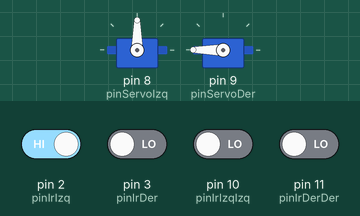
A sketch run on a simulated Arduino Uno, built for the host (arithmetic inside an expression is 32-bit, double 64-bit). On the bench: 2 × servo. Inputs (shaded band) come from the test bench; at power-on: pin 2 (pinIrIzq) HIGH, pin 3 (pinIrDer), pin 10 (pinIrIzqIzq), pin 11 (pinIrDerDer) LOW. An integer division by zero does not stop the program and gives all ones (-1).

Above: at 1.7 s.
1.8 s: pin 2 (pinIrIzq) driven LOW
At 2.8 s:
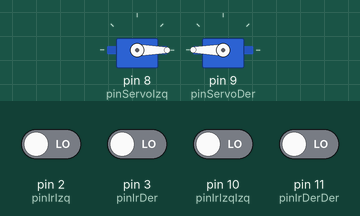
4.8 s: pin 3 (pinIrDer) driven HIGH
6.3 s: pin 3 (pinIrDer) driven LOW
At 7.1 s:
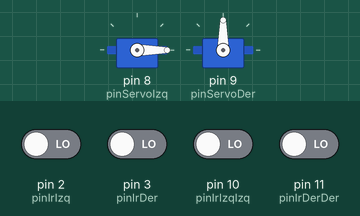
9.3 s: pin 2 (pinIrIzq) driven HIGH
At 10.5 s:
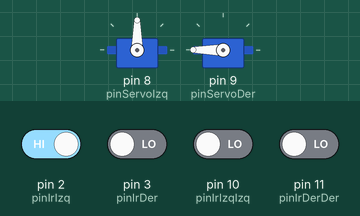
Timing chart, 0 to 11.8 s (numbered marks = the images above; inputs shaded):
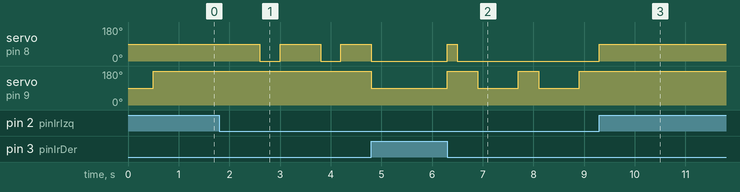

The sketch:

siguelineas.ino
```cpp
#include <Servo.h>

int NO_LINEA = LOW;
int LINEA = HIGH;

int TURN_AROUND_TIME = 1700;
int QUARTER_BACK_TIME = 400;
int EXTRA_FORWARD_TIME = 100;


Servo servoIzq;
Servo servoDer;

int pinIrIzqIzq = 10;
int pinIrIzq = 2;
int pinIrDer = 3;
int pinIrDerDer = 11;

int pinServoDer = 9;
int pinServoIzq = 8;

int irSensorValues[] = {LOW, LOW, LOW, LOW};

unsigned long seed = 12345;    // Semilla inicial
const unsigned long a = 22695477;  // Constante multiplicadora
const unsigned long c = 0; // Incremento
const unsigned long m = 4294967296; // Modulo (2^32)
int bit = ((seed >> 3) ^ (seed >> 5) ^ seed) & 1;
int contador_giros = 0;
int contador_avances = 0;

void setup(){

  pinMode(pinIrDer, INPUT);
  pinMode(pinIrIzq, INPUT);

  servoIzq.attach(pinServoIzq);
  servoDer.attach(pinServoDer);

  stopMotor();

  delay(500);
  forward();

}

void loop(){
  if (contador_avances == 10) {
    resetea_contadores();
  }
  readIRSensor();
  if(irSensorValues[1] == NO_LINEA && digitalRead(pinIrDer) == LINEA){
    servoIzq.write(0);
    servoDer.write(90);
  }
  else if(irSensorValues[1] == LINEA && irSensorValues[2] == NO_LINEA){
    servoIzq.write(90);
    servoDer.write(180);
  }
  else if (irSensorValues[1] == LINEA || irSensorValues[2] == LINEA){
    forwardMotor();
  }
  else{
    if (irSensorValues[0] == LINEA){
        servoIzq.write(90);
        servoDer.write(180);
	delay(EXTRA_FORWARD_TIME);
	forwardMotor(EXTRA_FORWARD_TIME/2);
    }
    else if (irSensorValues[3] == LINEA){
        servoIzq.write(0);
        servoDer.write(90);
	delay(EXTRA_FORWARD_TIME/2);
	forwardMotor(EXTRA_FORWARD_TIME/2);
    }
    else{
      aleatorio();
    }
  }
}

void aleatorio(){
  if (contador_giros == 0) {
    seed = (a * seed + c) % m;
    bit = ((seed >> 3) ^ (seed >> 5) ^ seed) & 1;
    gira_buscando();
  }
  else if (contador_giros == 4) {
    avanza_pasitos();
  }
  else {
    gira_buscando();
  }
}

void avanza_pasitos(){
  if (contador_avances != 10) {
    forwardMotor(40);
    contador_avances++;
  }
}

void resetea_contadores(){
  contador_giros = 0;
  contador_avances = 0;
}

void gira_buscando(){
  if (bit == 0){
    turnLeft();
  }
  else if (bit == 1) {
    turnRight();
  }
  contador_giros++;
}

void readIRSensor(){
  irSensorValues[0] = digitalRead(pinIrIzqIzq);
  irSensorValues[1] = digitalRead(pinIrIzq);
  irSensorValues[2] = digitalRead(pinIrDer);
  irSensorValues[3] = digitalRead(pinIrDerDer);
}

/**
 * Funcion que hace que se mantenga sobre la linea haciendo correciones y si se sale del todo, detiene el motor
 */
void forward(){

  if(digitalRead(pinIrIzq) == NO_LINEA && digitalRead(pinIrDer) == LINEA){
   servoIzq.write(0);
   servoDer.write(90);
//	turnRight();
  }else if(digitalRead(pinIrIzq) == LINEA && digitalRead(pinIrDer) == NO_LINEA){
    servoIzq.write(90);
    servoDer.write(180);
//         turnLeft();
  }else if (digitalRead(pinIrIzq) == LINEA || digitalRead(pinIrDer) == LINEA){
    forwardMotor();
  }
   else if(digitalRead(pinIrIzq) == NO_LINEA && digitalRead(pinIrDer) == NO_LINEA){
    stopMotor();}
}

void stopMotor(){
  servoIzq.write(90);
  servoDer.write(90);
}

void forwardMotor(){
  servoIzq.write(0);
  servoDer.write(180);
}

void forwardMotor(int xTime){
  forwardMotor();
  delay(xTime);
}


void turnAround(){
  servoIzq.write(0);
  servoDer.write(0);
  delay(TURN_AROUND_TIME);
  forward();
}

void turnRight(){
  //forwardMotor(EXTRA_FORWARD_TIME);
   servoIzq.write(0);
   servoDer.write(90);
  delay(QUARTER_BACK_TIME/2);
  forward();
}

void turnLeft(){
  //forwardMotor(EXTRA_FORWARD_TIME);
   servoIzq.write(90);
   servoDer.write(180);
  delay(QUARTER_BACK_TIME/2);
  forward();
}
```

Measured:
- after the input at 1.8 s, servo on pin 8 (pinServoIzq): alternates 90° for 0.80 s and 0° for 0.40 s, starting after 0.80 s
- after the input at 6.3 s, servo on pin 8 (pinServoIzq): 0° → 90° at once, → 0° 0.20 s later; servo on pin 9 (pinServoDer): goes 180° 0.60 s, 90° 0.80 s, 180° 0.40 s, 90° 0.80 s, then 180°, starting at once
- after the input at 9.3 s, servo on pin 8 (pinServoIzq): goes on until 9.3 s, then stays 90°; servo on pin 9 (pinServoDer): stays 180° (without the input it goes to 90° after 1.2 s)
